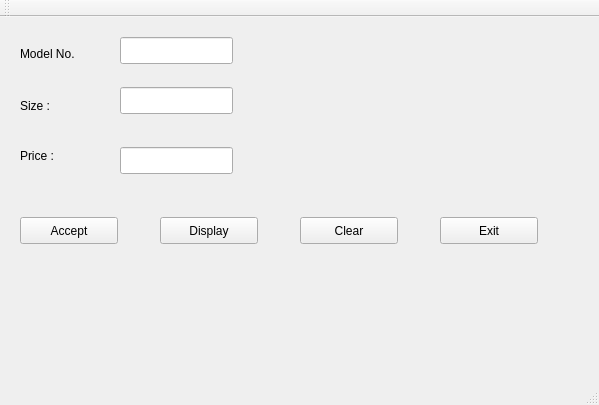
<?xml version="1.0" encoding="UTF-8"?>
<ui version="4.0">
 <class>MainWindow</class>
 <widget class="QMainWindow" name="MainWindow">
  <property name="geometry">
   <rect>
    <x>0</x>
    <y>0</y>
    <width>599</width>
    <height>405</height>
   </rect>
  </property>
  <property name="windowTitle">
   <string>MainWindow</string>
  </property>
  <widget class="QWidget" name="centralWidget">
   <widget class="QLabel" name="label">
    <property name="geometry">
     <rect>
      <x>20</x>
      <y>27</y>
      <width>71</width>
      <height>20</height>
     </rect>
    </property>
    <property name="text">
     <string>Model No.</string>
    </property>
   </widget>
   <widget class="QLabel" name="label_2">
    <property name="geometry">
     <rect>
      <x>20</x>
      <y>80</y>
      <width>66</width>
      <height>17</height>
     </rect>
    </property>
    <property name="text">
     <string>Size :</string>
    </property>
   </widget>
   <widget class="QLabel" name="label_3">
    <property name="geometry">
     <rect>
      <x>20</x>
      <y>130</y>
      <width>66</width>
      <height>17</height>
     </rect>
    </property>
    <property name="text">
     <string>Price :</string>
    </property>
   </widget>
   <widget class="QLineEdit" name="mno">
    <property name="geometry">
     <rect>
      <x>120</x>
      <y>20</y>
      <width>113</width>
      <height>27</height>
     </rect>
    </property>
   </widget>
   <widget class="QLineEdit" name="size">
    <property name="geometry">
     <rect>
      <x>120</x>
      <y>70</y>
      <width>113</width>
      <height>27</height>
     </rect>
    </property>
   </widget>
   <widget class="QLineEdit" name="price">
    <property name="geometry">
     <rect>
      <x>120</x>
      <y>130</y>
      <width>113</width>
      <height>27</height>
     </rect>
    </property>
   </widget>
   <widget class="QPushButton" name="accept">
    <property name="geometry">
     <rect>
      <x>20</x>
      <y>200</y>
      <width>98</width>
      <height>27</height>
     </rect>
    </property>
    <property name="text">
     <string>Accept</string>
    </property>
   </widget>
   <widget class="QPushButton" name="display">
    <property name="geometry">
     <rect>
      <x>160</x>
      <y>200</y>
      <width>98</width>
      <height>27</height>
     </rect>
    </property>
    <property name="text">
     <string>Display</string>
    </property>
   </widget>
   <widget class="QPushButton" name="clear">
    <property name="geometry">
     <rect>
      <x>300</x>
      <y>200</y>
      <width>98</width>
      <height>27</height>
     </rect>
    </property>
    <property name="text">
     <string>Clear</string>
    </property>
   </widget>
   <widget class="QPushButton" name="exit">
    <property name="geometry">
     <rect>
      <x>440</x>
      <y>200</y>
      <width>98</width>
      <height>27</height>
     </rect>
    </property>
    <property name="text">
     <string>Exit</string>
    </property>
   </widget>
  </widget>
  <widget class="QMenuBar" name="menuBar">
   <property name="geometry">
    <rect>
     <x>0</x>
     <y>0</y>
     <width>599</width>
     <height>25</height>
    </rect>
   </property>
  </widget>
  <widget class="QToolBar" name="mainToolBar">
   <attribute name="toolBarArea">
    <enum>TopToolBarArea</enum>
   </attribute>
   <attribute name="toolBarBreak">
    <bool>false</bool>
   </attribute>
  </widget>
  <widget class="QStatusBar" name="statusBar"/>
 </widget>
 <layoutdefault spacing="6" margin="11"/>
 <resources/>
 <connections/>
</ui>
